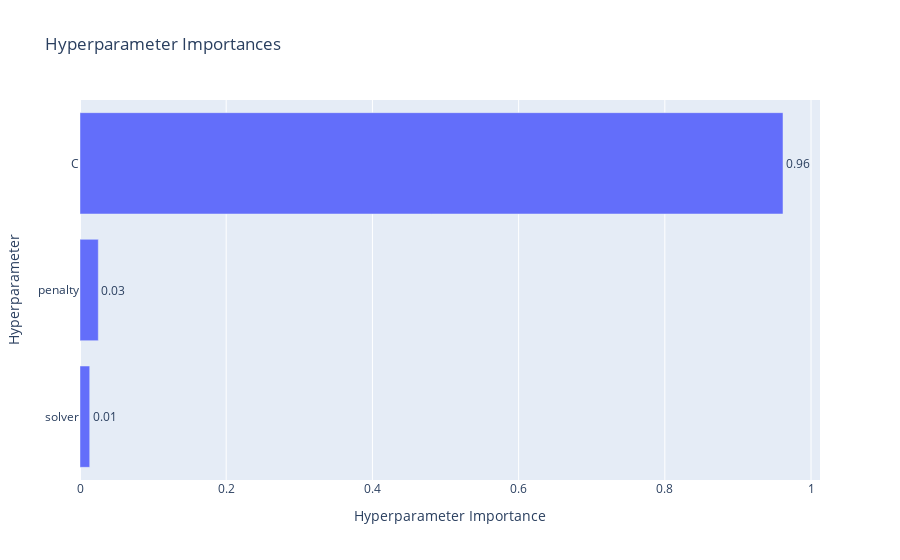

Write notebook code for a chart like this one.
### Code cell
#find which hyperparameters contribute the most to the maximization of the metric 
optuna.visualization.plot_param_importances(study_optuna_2,
                                            target_name='f1_score')

### Figure 1 — Plotly figure (JSON) as saved in the notebook; plotly's stock layout.template omitted (floating-point values rounded to 4 significant figures)
{"data": [{"cliponaxis": false, "hovertemplate": ["solver (CategoricalDistribution): 0.01329338706936322<extra></extra>", "penalty (CategoricalDistribution): 0.025037729409241507<extra></extra>", "C (CategoricalDistribution): 0.9616688835213952<extra></extra>"], "name": "f1_score", "orientation": "h", "text": ["0.01", "0.03", "0.96"], "textposition": "outside", "type": "bar", "x": [0.01329, 0.02504, 0.9617], "y": ["solver", "penalty", "C"]}], "layout": {"title": {"text": "Hyperparameter Importances"}, "xaxis": {"title": {"text": "Hyperparameter Importance"}}, "yaxis": {"title": {"text": "Hyperparameter"}}}}
